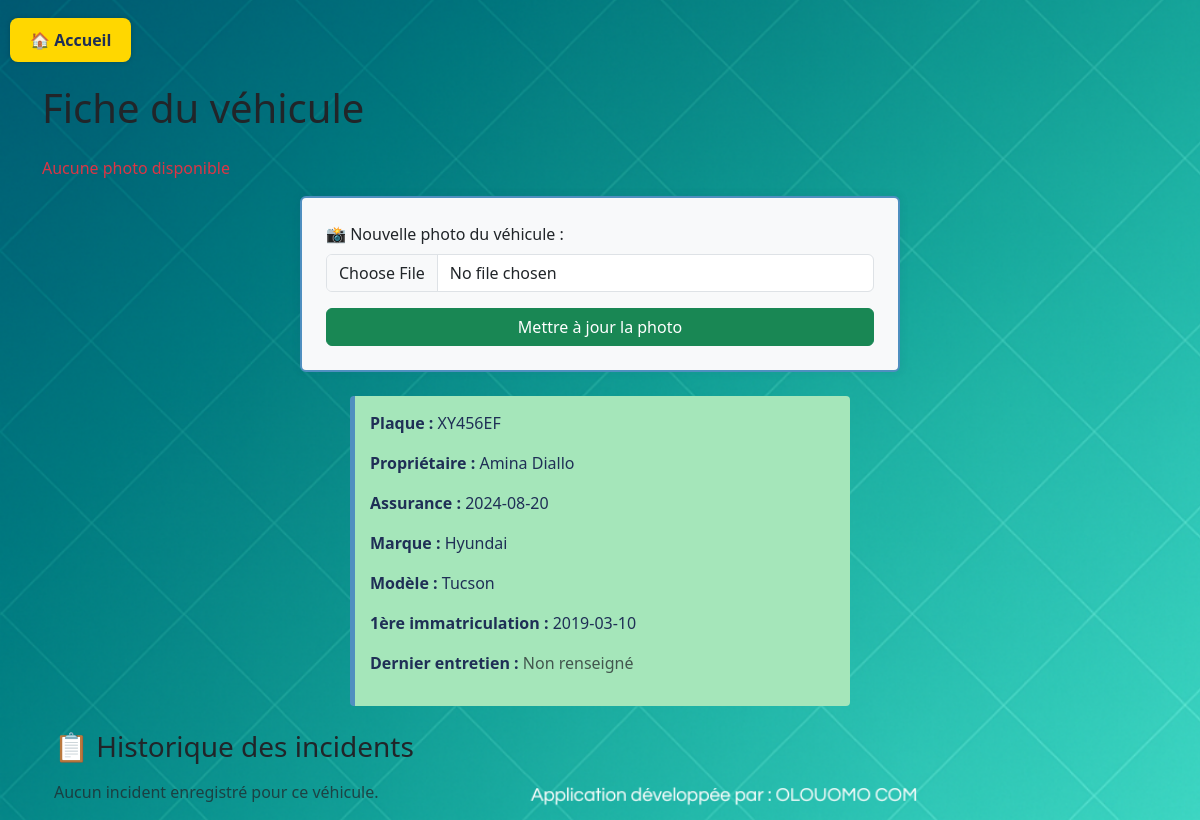
The page /vehicle/XY456EF (signed in) on the database its author committed.
### tables this page shows
CREATE TABLE vehicles (
    plate TEXT PRIMARY KEY,
    owner TEXT,
    insurance_expiry TEXT,
    history TEXT,
    brand TEXT,
    model TEXT,
    first_registration TEXT
, photo TEXT, last_maintenance TEXT);

### app.py (the view, shortened to what this page needs)
@app.route('/vehicle/<plate>', methods=['GET', 'POST'])
def vehicle_detail(plate):
    if 'admin' not in session:
        return redirect('/')
    conn = get_db_connection()
    vehicle = conn.execute('SELECT * FROM vehicles WHERE plate = ?', (plate,)).fetchone()
    if vehicle is None:
        conn.close()
        return "Véhicule introuvable", 404
    message = None
    incidents = conn.execute('SELECT * FROM incidents WHERE plate = ?', (plate,)).fetchall()
    conn.close()
    return render_template('vehicle_detail.html', vehicle=vehicle, incidents=incidents, message=message)

### app.py (called while the page is built)
def get_db_connection():
    conn = sqlite3.connect('database.db')
    conn.row_factory = sqlite3.Row
    return conn

### templates/vehicle_detail.html (shortened to what this page needs)
{% extends 'base.html' %}
{% block content %}
  <h1 class="mb-4">Fiche du véhicule</h1>
  {% if vehicle.photo %}
    <img src="{{ url_for('static', filename='uploads/' + vehicle.photo) }}" alt="Photo du véhicule" class="img-fluid mb-3" style="max-width:300px;">
  {% else %}
    <p class="text-danger">Aucune photo disponible</p>
  {% endif %}
  <form method="POST" enctype="multipart/form-data" class="bg-light p-4 rounded mb-4" style="max-width: 600px; margin: auto;">
    <label for="photo" class="form-label">📸 Nouvelle photo du véhicule :</label>
    <input type="file" name="photo" accept="image/*" class="form-control mb-3" required>
    <button type="submit" class="btn btn-success w-100">Mettre à jour la photo</button>
  </form>
  <div class="results mb-4">
    <p><strong>Plaque :</strong> {{ vehicle['plate'] }}</p>
    <p><strong>Propriétaire :</strong> {{ vehicle['owner'] }}</p>
    <p><strong>Assurance :</strong> {{ vehicle['insurance_expiry'] }}</p>
    <p><strong>Marque :</strong> {{ vehicle['brand'] }}</p>
    <p><strong>Modèle :</strong> {{ vehicle['model'] }}</p>
    <p><strong>1ère immatriculation :</strong> {{ vehicle['first_registration'] }}</p>
    <p><strong>Dernier entretien :</strong>
      {% if vehicle['last_maintenance'] %}
        {{ vehicle['last_maintenance'] }}
      {% else %}
        <span class="text-muted">Non renseigné</span>
      {% endif %}
    </p>
  </div>
  <div class="container">
    <h3 class="mb-3">📋 Historique des incidents</h3>
    {% if incidents %}
      {% for incident in incidents %}
        <div class="incident mb-3 p-3 border-start border-warning bg-light rounded">
          <p><strong>Publié le :</strong> {{ incident['created_at'] }}</p>
          <p>{{ incident['description'] }}</p>
          {% if incident['photo'] %}
            <img src="{{ url_for('static', filename='uploads/' + incident['photo']) }}" alt="Photo de l’incident" class="img-fluid mt-2">
          {% endif %}
        </div>
      {% endfor %}
    {% else %}
      <p class="text-muted">Aucun incident enregistré pour ce véhicule.</p>
    {% endif %}
  </div>
{% endblock %}

### static/style.css (style rules this page uses)
:root { --primary-dark: #1F2F56; --primary-light: #4F8FC0; --background-light: #F5F7FA; --accent-green: #A5E6BA; --text-light: #FFFFFF; --highlight-yellow: #FFD700; }
body { font-family: 'Segoe UI', sans-serif; background-color: var(--background-light); margin: 0; padding: 0; color: var(--primary-dark); }
h1 { margin: 0; font-size: 2em; color: var(--primary-dark); }
form { background-color: var(--text-light); padding: 20px; margin: 30px auto; max-width: 500px; border-radius: 8px; box-shadow: 0 0 10px rgba(31, 47, 86, 0.1); border: 2px solid var(--primary-light); }
button { background-color: var(--primary-light); color: var(--text-light); border: none; padding: 10px 20px; font-weight: bold; border-radius: 4px; cursor: pointer; transition: background-color 0.3s ease; }
.results { background-color: var(--accent-green); border-left: 5px solid var(--primary-light); padding: 15px; margin: 20px auto; max-width: 500px; border-radius: 4px; color: var(--primary-dark); }
body { background-image: url('/static/fond1.png'); background-size: cover; background-repeat: no-repeat; background-attachment: fixed; }

### rows shown on the page
vehicles: plate "XY456EF", owner "Amina Diallo", insurance_expiry "2024-08-20", brand "Hyundai", model "Tucson", first_registration "2019-03-10"
